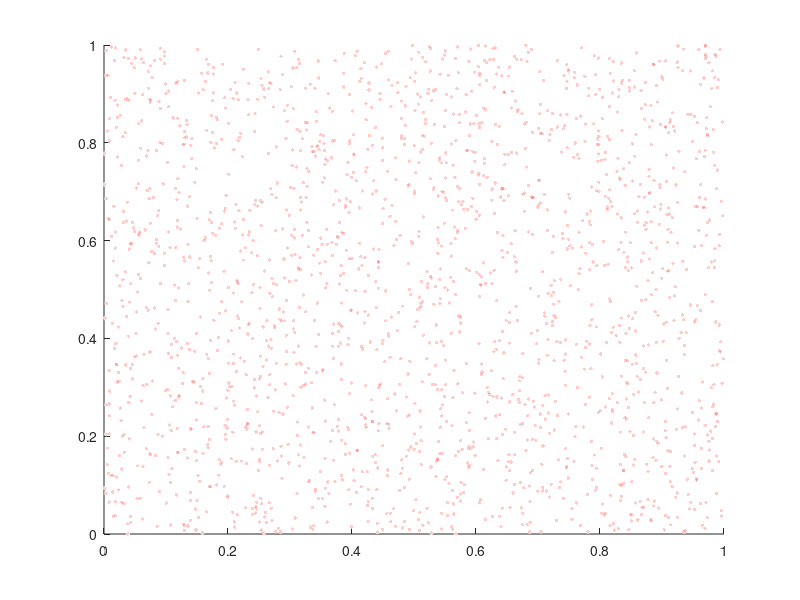

Write MATLAB code to recreate this figure.
figure('Renderer', 'painters','Units', 'centimeters',...
    'Position', [0,0,5.3, 5.3/1.25])
rng(1)

x = rand(1000*2,1);
y = rand(1000*2,1);
markersize = 7;

scatter(x, y, markersize-2,...
    'w','filled','marker','o','markerfacealpha', 1,...
    'markeredgecolor', 'w', 'linewidth', 1);
hold on
scatter(x, y, markersize-1,...
    'r','filled','marker','o',...
    'MarkerFaceAlpha',0.2);
%       set(s, 'linewidth', 0.02);
%        s.NodeChildren.Marker.LineWidth = .02;













